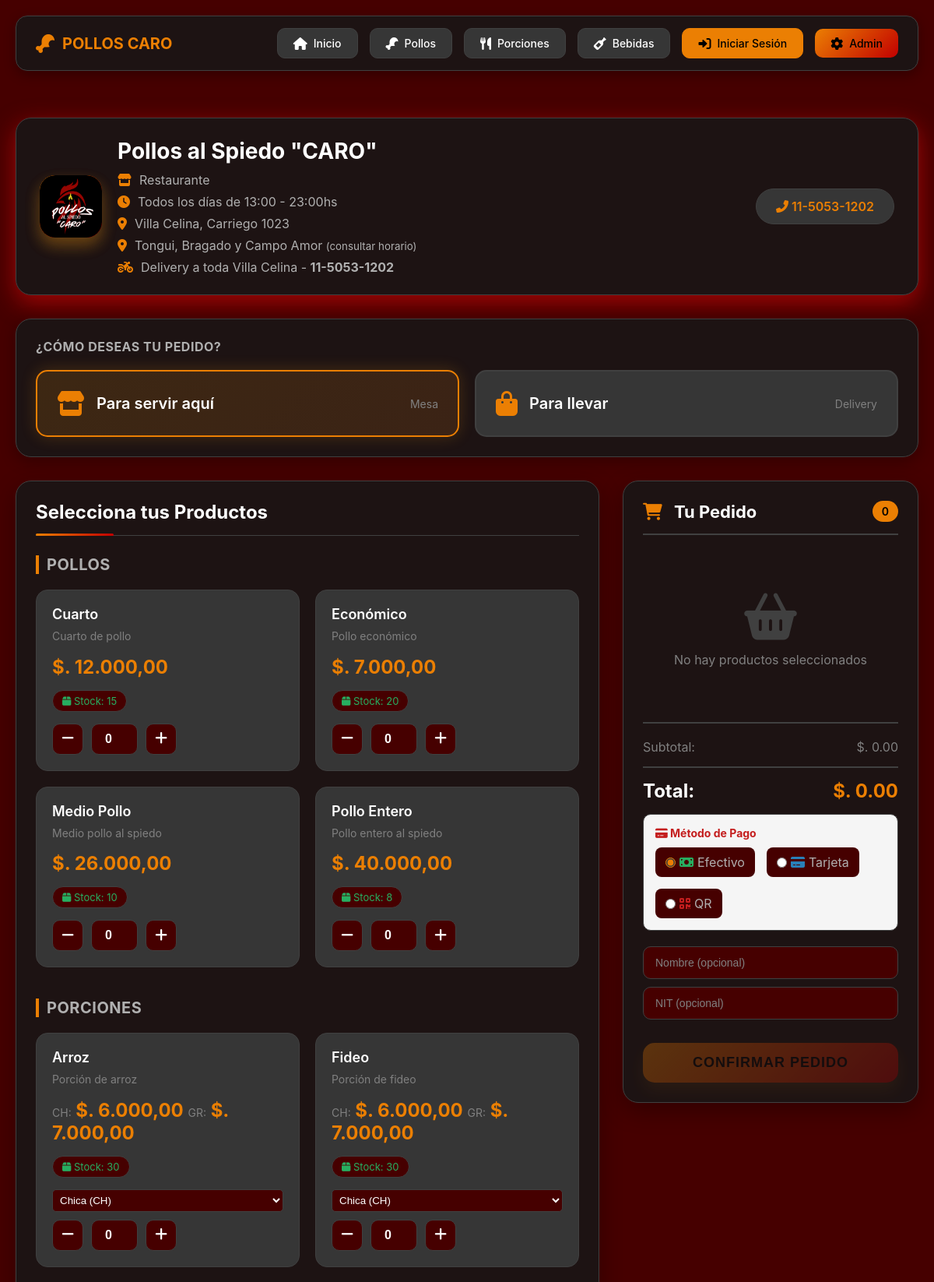
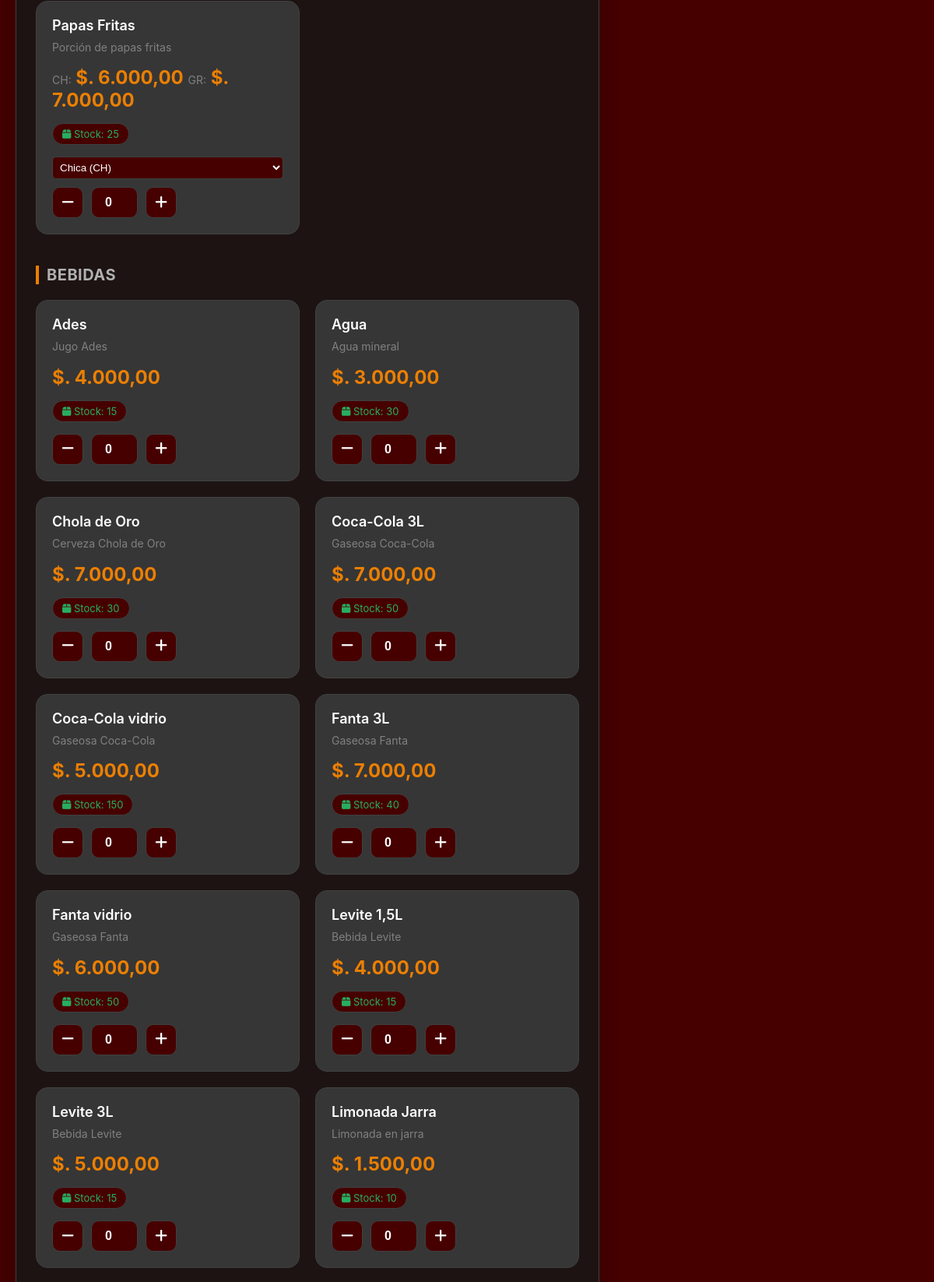
The page / (upper part) on the database its author committed (2 pictures, top to bottom).
### tables this page shows
CREATE TABLE productos (
    id INT AUTO_INCREMENT PRIMARY KEY,
    nombre VARCHAR(200) NOT NULL,
    descripcion TEXT,
    precio_pequeno DECIMAL(10,2),
    precio_grande DECIMAL(10,2),
    categoria_id INT,
    stock INT DEFAULT 0,
    stock_minimo INT DEFAULT 5,
    unidad_medida VARCHAR(50),
    activo BOOLEAN DEFAULT TRUE,
    imagen VARCHAR(255),
    FOREIGN KEY (categoria_id) REFERENCES categorias(id)
);

### includes/functions.php (called while the page is built, shortened)
<?php
require_once __DIR__ . '/db.php';
function obtenerProductos($categoria_id = null) {
    global $pdo;
    if ($categoria_id) {
        $stmt = $pdo->prepare("SELECT * FROM productos WHERE categoria_id = ? AND activo = 1 ORDER BY nombre");
        $stmt->execute([$categoria_id]);
    } else {
        $stmt = $pdo->query("SELECT * FROM productos WHERE activo = 1 ORDER BY categoria_id, nombre");
    }
    return $stmt->fetchAll(PDO::FETCH_ASSOC);
}
?>

### index.php (the view, shortened to what this page needs)
<?php
require_once __DIR__ . '/includes/functions.php';
$productos_pollos = obtenerProductos(1);
$productos_porciones = obtenerProductos(2);
$productos_bebidas = obtenerProductos(3);
?>
<!DOCTYPE html>
<html lang="es">
<head>
    <link rel="stylesheet" href="https://cdnjs.cloudflare.com/ajax/libs/font-awesome/6.0.0/css/all.min.css">
    <link rel="stylesheet" href="assets/css/style.css">
</head>
<body>
    <div class="container">
        <nav class="navbar">
            <div class="nav-brand">
                <i class="fas fa-drumstick-bite"></i>
                <span>POLLOS CARO</span>
            </div>
            <div class="nav-menu">
                <a href="index.php" class="nav-item">
                    <i class="fas fa-home"></i>
                    Inicio
                </a>
                <a href="#pollos" class="nav-item">
                    <i class="fas fa-drumstick-bite"></i>
                    Pollos
                </a>
                <a href="#porciones" class="nav-item">
                    <i class="fas fa-utensils"></i>
                    Porciones
                </a>
                <a href="#bebidas" class="nav-item">
                    <i class="fas fa-wine-bottle"></i>
                    Bebidas
                </a>
                <?php if (isset($_SESSION['logged_in']) && $_SESSION['logged_in'] === true): ?>
                    <div class="nav-item" style="background: transparent; border-color: #f39c12; cursor: default;">
                        <i class="fas fa-user"></i>
                        <?= htmlspecialchars($_SESSION['usuario_nombre']) ?>
                        <small style="color: #f39c12; margin-left: 5px;">(<?= $_SESSION['usuario_rol'] ?>)</small>
                    </div>
                    <?php if ($_SESSION['usuario_rol'] == 'admin'): ?>
                        <a href="admin/index.php" class="nav-item admin">
                            <i class="fas fa-cog"></i>
                            Admin
                        </a>
                    <?php endif; ?>
                    <a href="logout.php" class="nav-item logout">
                        <i class="fas fa-sign-out-alt"></i>
                        Salir
                    </a>
                <?php else: ?>
                    <a href="login.php" class="nav-item login">
                        <i class="fas fa-sign-in-alt"></i>
                        Iniciar Sesión
                    </a>
                    <a href="admin/index.php" class="nav-item admin">
                        <i class="fas fa-cog"></i>
                        Admin
                    </a>
                <?php endif; ?>
            </div>
        </nav>
    </div>
    <div class="container">
        <header class="header">
            <div class="logo-section">
                <div class="logo">
                    <img src="../assets/img/logo.png" alt="Pollos Caro" class="logo">
                </div>
                <div class="restaurant-info">
                    <h1>Pollos al Spiedo "CARO"</h1>
                    <div style="display: flex; flex-direction: column; gap: 8px; margin-top: 10px;">
                        <p style="display: flex; align-items: center; gap: 10px;">
                            <i class="fas fa-store"></i>
                            <span>Restaurante</span>
                        </p>
                        <p style="display: flex; align-items: center; gap: 10px;">
                            <i class="fas fa-clock"></i>
                            <span>Todos los días de 13:00 - 23:00hs</span>
                        </p>
                        <p style="display: flex; align-items: center; gap: 10px;">
                            <i class="fas fa-map-marker-alt"></i>
                            <span>Villa Celina, Carriego 1023</span>
                        </p>
                        <p style="display: flex; align-items: center; gap: 10px;">
                            <i class="fas fa-map-marker-alt"></i>
                            <span>Tongui, Bragado y Campo Amor <small>(consultar horario)</small></span>
                        </p>
                        <p style="display: flex; align-items: center; gap: 10px;">
                            <i class="fas fa-motorcycle"></i>
                            <span>Delivery a toda Villa Celina - <strong>11-5053-1202</strong></span>
                        </p>
                    </div>
                </div>
            </div>
            <div class="contact-info">
                <i class="fas fa-phone-alt"></i>
                11-5053-1202
            </div>
        </header>
        <div class="tipo-pedido">
            <h3>¿Cómo deseas tu pedido?</h3>
            <div class="tipo-options">
                <div class="tipo-option">
                    <label for="local">
                        <i class="fas fa-store"></i>
                        <span>Para servir aquí</span>
                        <small>Mesa</small>
                    </label>
                </div>
                <div class="tipo-option">
                    <label for="llevar">
                        <i class="fas fa-shopping-bag"></i>
                        <span>Para llevar</span>
                        <small>Delivery</small>
                    </label>
                </div>
            </div>
        </div>
        <div class="main-grid">
            <div class="productos-section">
                <h2 class="section-title">Selecciona tus Productos</h2>
                <div class="categoria" id="pollos">
                    <h3>Pollos</h3>
                    <div class="productos-grid">
                        <?php foreach ($productos_pollos as $producto): ?>
                        <div class="producto-card" data-id="<?= $producto['id'] ?>"
                             data-nombre="<?= $producto['nombre'] ?>"
                             data-precio="<?= $producto['precio_pequeno'] ?>"
                             data-stock="<?= $producto['stock'] ?>">
                            <h4 class="producto-nombre"><?= $producto['nombre'] ?></h4>
                            <p class="producto-descripcion"><?= $producto['descripcion'] ?: 'Delicioso pollo al spiedo' ?></p>
                            <div class="producto-precio">
                                $. <?= number_format($producto['precio_pequeno'], 2, ',', '.') ?>
                            </div>
                            <div class="producto-stock <?= $producto['stock'] <= 0 ? 'stock-agotado' : ($producto['stock'] <= $producto['stock_minimo'] ? 'stock-bajo' : 'stock-normal') ?>">
                                <i class="fas fa-box"></i> Stock: <?= $producto['stock'] ?>
                            </div>
                            <div class="producto-actions">
                                <button class="btn-cantidad" onclick="cambiarCantidad(this, -1)" <?= $producto['stock'] <= 0 ? 'disabled' : '' ?>>
                                    <i class="fas fa-minus"></i>
                                </button>
                                <input type="number" class="cantidad-input" value="0" min="0" max="<?= $producto['stock'] ?>" readonly>
                                <button class="btn-cantidad" onclick="cambiarCantidad(this, 1)" <?= $producto['stock'] <= 0 ? 'disabled' : '' ?>>
                                    <i class="fas fa-plus"></i>
                                </button>
                            </div>
                        </div>
                        <?php endforeach; ?>
                    </div>
                </div>
                <div class="categoria" id="porciones">
                    <h3>Porciones</h3>
                    <div class="productos-grid">
                        <?php foreach ($productos_porciones as $producto): ?>
                        <div class="producto-card" data-id="<?= $producto['id'] ?>"
                             data-nombre="<?= $producto['nombre'] ?>"
                             data-precio-ch="<?= $producto['precio_pequeno'] ?>"
                             data-precio-gr="<?= $producto['precio_grande'] ?>"
                             data-stock="<?= $producto['stock'] ?>">
                            <h4 class="producto-nombre"><?= $producto['nombre'] ?></h4>
                            <p class="producto-descripcion"><?= $producto['descripcion'] ?: 'Porción deliciosa' ?></p>
                            <div class="producto-precio">
                                <small>CH:</small> $. <?= number_format($producto['precio_pequeno'], 2, ',', '.') ?>
                                <small>GR:</small> $. <?= number_format($producto['precio_grande'], 2, ',', '.') ?>
                            </div>
                            <div class="producto-stock <?= $producto['stock'] <= 0 ? 'stock-agotado' : ($producto['stock'] <= $producto['stock_minimo'] ? 'stock-bajo' : 'stock-normal') ?>">
                                <i class="fas fa-box"></i> Stock: <?= $producto['stock'] ?>
                            </div>
                            <select class="tipo-porcion" style="margin-bottom: 10px; padding: 5px; border-radius: 5px;">
                                <option value="chica">Chica (CH)</option>
                            </select>
                            <div class="producto-actions">
                                <button class="btn-cantidad" onclick="cambiarCantidad(this, -1)" <?= $producto['stock'] <= 0 ? 'disabled' : '' ?>>
                                    <i class="fas fa-minus"></i>
                                </button>
                                <input type="number" class="cantidad-input" value="0" min="0" max="<?= $producto['stock'] ?>" readonly>
                                <button class="btn-cantidad" onclick="cambiarCantidad(this, 1)" <?= $producto['stock'] <= 0 ? 'disabled' : '' ?>>
                                    <i class="fas fa-plus"></i>
                                </button>
                            </div>
                        </div>
                        <?php endforeach; ?>
                    </div>
                </div>
                <div class="categoria" id="bebidas">
                    <h3>Bebidas</h3>
                    <div class="productos-grid">
                        <?php foreach ($productos_bebidas as $producto): ?>
                        <div class="producto-card" data-id="<?= $producto['id'] ?>"
                             data-nombre="<?= $producto['nombre'] ?>"
                             data-precio="<?= $producto['precio_pequeno'] ?>"
                             data-precio-gr="<?= $producto['precio_grande'] ?>"
                             data-stock="<?= $producto['stock'] ?>">
                            <h4 class="producto-nombre"><?= $producto['nombre'] ?></h4>
                            <p class="producto-descripcion"><?= $producto['descripcion'] ?: 'Bebida refrescante' ?></p>
                            <div class="producto-precio">
                                <?php if ($producto['precio_pequeno']): ?>
                                    $. <?= number_format($producto['precio_pequeno'], 2, ',', '.') ?>
                                <?php endif; ?>
                            </div>
                            <div class="producto-stock <?= $producto['stock'] <= 0 ? 'stock-agotado' : ($producto['stock'] <= $producto['stock_minimo'] ? 'stock-bajo' : 'stock-normal') ?>">
                                <i class="fas fa-box"></i> Stock: <?= $producto['stock'] ?>
                            </div>
                            <div class="producto-actions">
                                <button class="btn-cantidad" onclick="cambiarCantidad(this, -1)" <?= $producto['stock'] <= 0 ? 'disabled' : '' ?>>
                                    <i class="fas fa-minus"></i>
                                </button>
                                <input type="number" class="cantidad-input" value="0" min="0" max="<?= $producto['stock'] ?>" readonly>
                                <button class="btn-cantidad" onclick="cambiarCantidad(this, 1)" <?= $producto['stock'] <= 0 ? 'disabled' : '' ?>>
                                    <i class="fas fa-plus"></i>
                                </button>
                            </div>
                        </div>
                        <?php endforeach; ?>
                    </div>
                </div>
            </div>
            <div class="carrito-section">
                <div class="carrito-header">
                    <h2><i class="fas fa-shopping-cart"></i> Tu Pedido</h2>
                       <span id="carrito-count">0</span>
                </div>
                <div id="carrito-items" class="carrito-items">
                    <div class="carrito-vacio">
                        <i class="fas fa-shopping-basket"></i>
                        <p>No hay productos seleccionados</p>
                    </div>
                </div>
                <div class="carrito-totales">
                    <div class="total-row">
                        <span>Subtotal:</span>
                        <span id="subtotal">$. 0.00</span>
                    </div>
                    <div class="gran-total">
                        <span>Total:</span>
                        <span id="total">$. 0.00</span>
                    </div>
                </div>
                <div class="metodo-pago" style="margin: 15px 0; padding: 15px; background: #f5f5f5; border-radius: 10px;">
                    <h4 style="color: #c41e1e; margin-bottom: 10px; font-size: 14px;">
                        <i class="fas fa-credit-card"></i> Método de Pago
                    </h4>
                    <div style="display: flex; gap: 15px; flex-wrap: wrap;">
                        <label style="display: flex; align-items: center; gap: 5px; cursor: pointer;">
                            <input type="radio" name="metodo_pago" value="efectivo" checked>
                            <i class="fas fa-money-bill" style="color: #27ae60;"></i>
                            <span>Efectivo</span>
                        </label>
                        <label style="display: flex; align-items: center; gap: 5px; cursor: pointer;">
                            <input type="radio" name="metodo_pago" value="tarjeta">
                            <i class="fas fa-credit-card" style="color: #2980b9;"></i>
                            <span>Tarjeta</span>
                        </label>
                        <label style="display: flex; align-items: center; gap: 5px; cursor: pointer;">
                            <input type="radio" name="metodo_pago" value="qr">
                            <i class="fas fa-qrcode" style="color: #c41e1e;"></i>
                            <span>QR</span>
                        </label>
                    </div>
                </div>
                <form action="pedido.php" method="POST" id="form-pedido">
                    <div class="cliente-info">
                        <input type="text" name="nombre" id="nombre" placeholder="Nombre (opcional)">
                        <input type="text" name="nit" id="nit" placeholder="NIT (opcional)">
                    </div>
                    <button type="submit" class="btn-confirmar" id="btn-confirmar" disabled>
                        Confirmar Pedido
                    </button>
                </form>
            </div>
</body>
</html>

### rows shown on the page
productos: nombre "Cuarto", descripcion "Cuarto de pollo", precio_pequeno "12.000,00", stock "15"
productos: nombre "Económico", descripcion "Pollo económico", precio_pequeno "7.000,00", stock "20"
productos: nombre "Medio Pollo", descripcion "Medio pollo al spiedo", precio_pequeno "26.000,00", stock "10"
productos: nombre "Pollo Entero", descripcion "Pollo entero al spiedo", precio_pequeno "40.000,00", stock "8"
productos: nombre "Arroz", descripcion "Porción de arroz", precio_pequeno "6.000,00", precio_grande "7.000,00", stock "30"
productos: nombre "Fideo", descripcion "Porción de fideo", precio_pequeno "6.000,00", precio_grande "7.000,00", stock "30"
productos: nombre "Papas Fritas", descripcion "Porción de papas fritas", precio_pequeno "6.000,00", precio_grande "7.000,00", stock "25"
productos: nombre "Ades", descripcion "Jugo Ades", precio_pequeno "4.000,00", stock "15"
productos: nombre "Agua", descripcion "Agua mineral", precio_pequeno "3.000,00", stock "30"
productos: nombre "Chola de Oro", descripcion "Cerveza Chola de Oro", precio_pequeno "7.000,00", stock "30"
productos: nombre "Coca-Cola 3L", descripcion "Gaseosa Coca-Cola", precio_pequeno "7.000,00", stock "50"
productos: nombre "Coca-Cola vidrio", descripcion "Gaseosa Coca-Cola", precio_pequeno "5.000,00", stock "150"
productos: nombre "Fanta 3L", descripcion "Gaseosa Fanta", precio_pequeno "7.000,00", stock "40"
productos: nombre "Fanta vidrio", descripcion "Gaseosa Fanta", precio_pequeno "6.000,00", stock "50"
productos: nombre "Levite 1,5L", descripcion "Bebida Levite", precio_pequeno "4.000,00", stock "15"
productos: nombre "Levite 3L", descripcion "Bebida Levite", precio_pequeno "5.000,00", stock "15"
productos: nombre "Limonada Jarra", descripcion "Limonada en jarra", precio_pequeno "1.500,00", stock "10"
